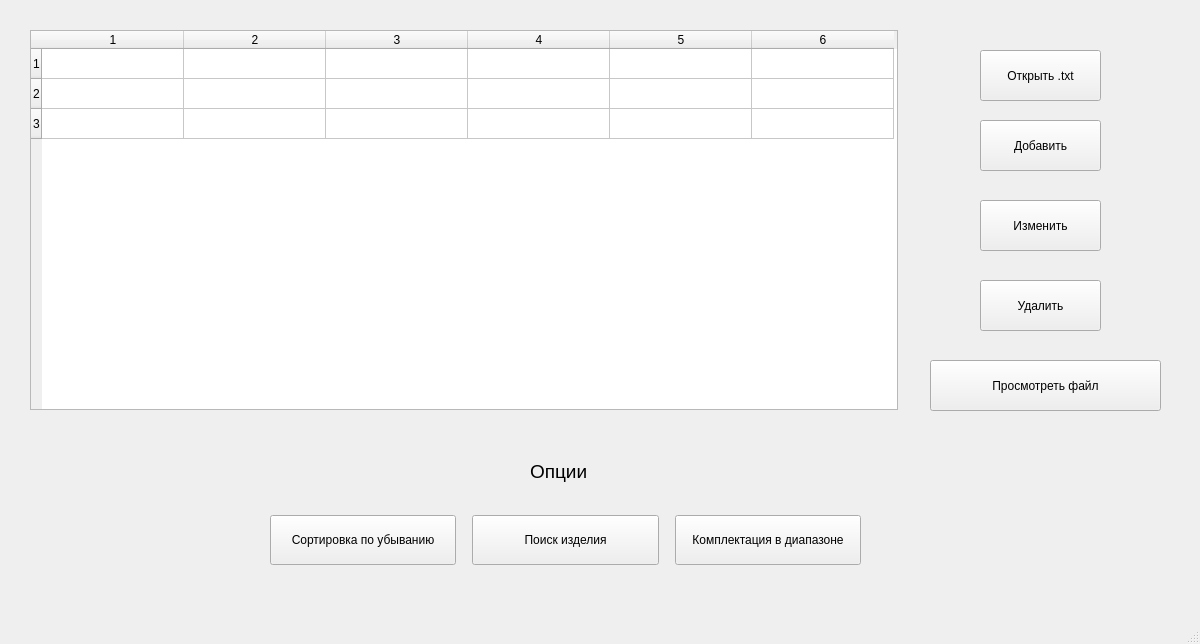
<?xml version="1.0" encoding="UTF-8"?>
<ui version="4.0">
 <class>MainWindow</class>
 <widget class="QMainWindow" name="MainWindow">
  <property name="geometry">
   <rect>
    <x>0</x>
    <y>0</y>
    <width>1200</width>
    <height>644</height>
   </rect>
  </property>
  <property name="sizePolicy">
   <sizepolicy hsizetype="Fixed" vsizetype="Fixed">
    <horstretch>0</horstretch>
    <verstretch>0</verstretch>
   </sizepolicy>
  </property>
  <property name="minimumSize">
   <size>
    <width>1200</width>
    <height>600</height>
   </size>
  </property>
  <property name="maximumSize">
   <size>
    <width>2000</width>
    <height>644</height>
   </size>
  </property>
  <property name="windowTitle">
   <string>Task2</string>
  </property>
  <widget class="QWidget" name="centralwidget">
   <property name="enabled">
    <bool>true</bool>
   </property>
   <property name="sizePolicy">
    <sizepolicy hsizetype="Expanding" vsizetype="Preferred">
     <horstretch>0</horstretch>
     <verstretch>0</verstretch>
    </sizepolicy>
   </property>
   <property name="minimumSize">
    <size>
     <width>1200</width>
     <height>600</height>
    </size>
   </property>
   <widget class="QTableWidget" name="tableWidget">
    <property name="enabled">
     <bool>true</bool>
    </property>
    <property name="geometry">
     <rect>
      <x>30</x>
      <y>30</y>
      <width>868</width>
      <height>380</height>
     </rect>
    </property>
    <property name="sizePolicy">
     <sizepolicy hsizetype="Fixed" vsizetype="Fixed">
      <horstretch>0</horstretch>
      <verstretch>0</verstretch>
     </sizepolicy>
    </property>
    <property name="minimumSize">
     <size>
      <width>868</width>
      <height>380</height>
     </size>
    </property>
    <property name="layoutDirection">
     <enum>Qt::LeftToRight</enum>
    </property>
    <property name="inputMethodHints">
     <set>Qt::ImhNone</set>
    </property>
    <property name="gridStyle">
     <enum>Qt::SolidLine</enum>
    </property>
    <property name="wordWrap">
     <bool>true</bool>
    </property>
    <property name="rowCount">
     <number>3</number>
    </property>
    <property name="columnCount">
     <number>6</number>
    </property>
    <attribute name="horizontalHeaderVisible">
     <bool>true</bool>
    </attribute>
    <attribute name="horizontalHeaderCascadingSectionResizes">
     <bool>true</bool>
    </attribute>
    <attribute name="horizontalHeaderMinimumSectionSize">
     <number>97</number>
    </attribute>
    <attribute name="horizontalHeaderDefaultSectionSize">
     <number>142</number>
    </attribute>
    <attribute name="horizontalHeaderShowSortIndicator" stdset="0">
     <bool>false</bool>
    </attribute>
    <attribute name="horizontalHeaderStretchLastSection">
     <bool>false</bool>
    </attribute>
    <attribute name="verticalHeaderShowSortIndicator" stdset="0">
     <bool>false</bool>
    </attribute>
    <row/>
    <row/>
    <row/>
    <column/>
    <column/>
    <column/>
    <column/>
    <column/>
    <column/>
    <item row="0" column="0">
     <property name="text">
      <string/>
     </property>
     <property name="flags">
      <set>ItemIsSelectable|ItemIsEditable|ItemIsDragEnabled|ItemIsDropEnabled|ItemIsUserCheckable</set>
     </property>
    </item>
   </widget>
   <widget class="QPushButton" name="add">
    <property name="geometry">
     <rect>
      <x>980</x>
      <y>120</y>
      <width>121</width>
      <height>51</height>
     </rect>
    </property>
    <property name="sizePolicy">
     <sizepolicy hsizetype="Fixed" vsizetype="Fixed">
      <horstretch>0</horstretch>
      <verstretch>0</verstretch>
     </sizepolicy>
    </property>
    <property name="layoutDirection">
     <enum>Qt::LeftToRight</enum>
    </property>
    <property name="text">
     <string>Добавить</string>
    </property>
   </widget>
   <widget class="QPushButton" name="open">
    <property name="geometry">
     <rect>
      <x>980</x>
      <y>50</y>
      <width>121</width>
      <height>51</height>
     </rect>
    </property>
    <property name="sizePolicy">
     <sizepolicy hsizetype="Fixed" vsizetype="Fixed">
      <horstretch>120</horstretch>
      <verstretch>30</verstretch>
     </sizepolicy>
    </property>
    <property name="text">
     <string>Открыть .txt</string>
    </property>
    <property name="autoDefault">
     <bool>false</bool>
    </property>
    <property name="default">
     <bool>false</bool>
    </property>
    <property name="flat">
     <bool>false</bool>
    </property>
   </widget>
   <widget class="QPushButton" name="change">
    <property name="geometry">
     <rect>
      <x>980</x>
      <y>200</y>
      <width>121</width>
      <height>51</height>
     </rect>
    </property>
    <property name="text">
     <string>Изменить</string>
    </property>
   </widget>
   <widget class="QPushButton" name="fileCheck">
    <property name="geometry">
     <rect>
      <x>930</x>
      <y>360</y>
      <width>231</width>
      <height>51</height>
     </rect>
    </property>
    <property name="text">
     <string>Просмотреть файл</string>
    </property>
   </widget>
   <widget class="QPushButton" name="delete_2">
    <property name="geometry">
     <rect>
      <x>980</x>
      <y>280</y>
      <width>121</width>
      <height>51</height>
     </rect>
    </property>
    <property name="text">
     <string>Удалить</string>
    </property>
   </widget>
   <widget class="QLabel" name="label">
    <property name="geometry">
     <rect>
      <x>530</x>
      <y>460</y>
      <width>60</width>
      <height>22</height>
     </rect>
    </property>
    <property name="font">
     <font>
      <pointsize>14</pointsize>
     </font>
    </property>
    <property name="text">
     <string>Опции</string>
    </property>
   </widget>
   <widget class="QWidget" name="horizontalLayoutWidget">
    <property name="geometry">
     <rect>
      <x>270</x>
      <y>500</y>
      <width>591</width>
      <height>81</height>
     </rect>
    </property>
    <layout class="QHBoxLayout" name="horizontalLayout_2">
     <item>
      <widget class="QPushButton" name="sort">
       <property name="maximumSize">
        <size>
         <width>16777215</width>
         <height>50</height>
        </size>
       </property>
       <property name="text">
        <string>Сортировка по убыванию</string>
       </property>
      </widget>
     </item>
     <item>
      <spacer name="horizontalSpacer">
       <property name="orientation">
        <enum>Qt::Horizontal</enum>
       </property>
       <property name="sizeType">
        <enum>QSizePolicy::Fixed</enum>
       </property>
       <property name="sizeHint" stdset="0">
        <size>
         <width>10</width>
         <height>20</height>
        </size>
       </property>
      </spacer>
     </item>
     <item>
      <widget class="QPushButton" name="search_2">
       <property name="sizePolicy">
        <sizepolicy hsizetype="Minimum" vsizetype="Fixed">
         <horstretch>0</horstretch>
         <verstretch>30</verstretch>
        </sizepolicy>
       </property>
       <property name="minimumSize">
        <size>
         <width>100</width>
         <height>50</height>
        </size>
       </property>
       <property name="text">
        <string>Поиск изделия</string>
       </property>
      </widget>
     </item>
     <item>
      <spacer name="horizontalSpacer_2">
       <property name="orientation">
        <enum>Qt::Horizontal</enum>
       </property>
       <property name="sizeType">
        <enum>QSizePolicy::Fixed</enum>
       </property>
       <property name="sizeHint" stdset="0">
        <size>
         <width>10</width>
         <height>20</height>
        </size>
       </property>
      </spacer>
     </item>
     <item>
      <widget class="QPushButton" name="search1">
       <property name="sizePolicy">
        <sizepolicy hsizetype="Minimum" vsizetype="Fixed">
         <horstretch>0</horstretch>
         <verstretch>30</verstretch>
        </sizepolicy>
       </property>
       <property name="maximumSize">
        <size>
         <width>16777215</width>
         <height>50</height>
        </size>
       </property>
       <property name="text">
        <string>Комплектация в диапазоне</string>
       </property>
      </widget>
     </item>
    </layout>
   </widget>
  </widget>
  <widget class="QMenuBar" name="menubar">
   <property name="geometry">
    <rect>
     <x>0</x>
     <y>0</y>
     <width>1200</width>
     <height>22</height>
    </rect>
   </property>
  </widget>
  <widget class="QStatusBar" name="statusbar"/>
 </widget>
 <resources/>
 <connections/>
</ui>
